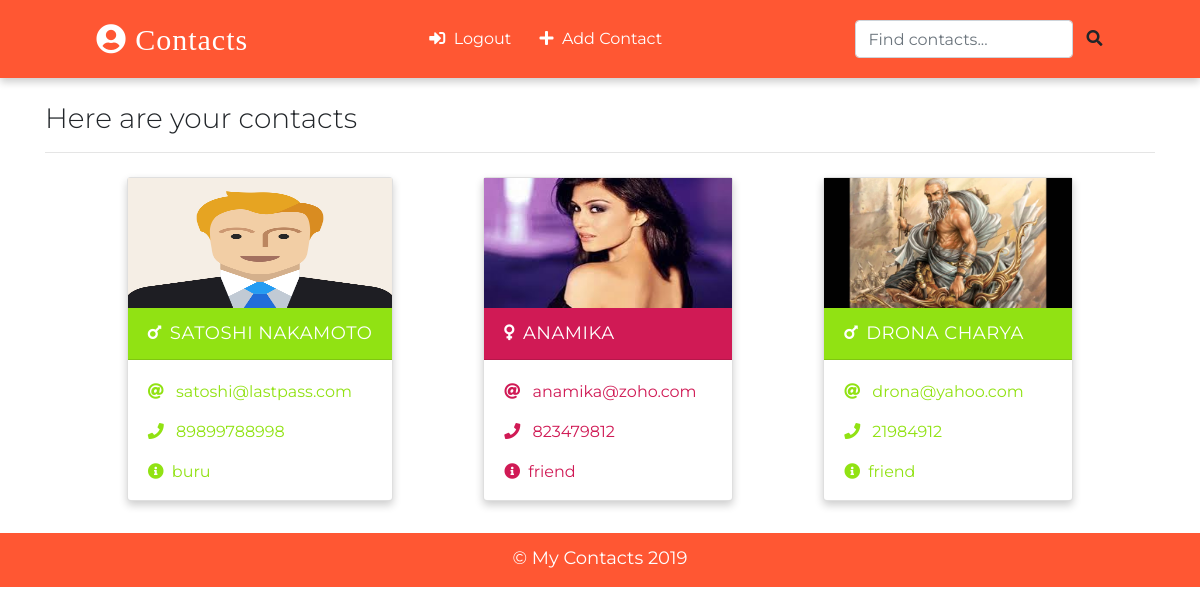
The app's page / (signed in) with its own data.
### app/models.py (models this page shows, shortened)
class Contact(models.Model):
    name = models.CharField(max_length=30)
    phone = models.IntegerField()
    email = models.EmailField(max_length=30)
    gender = models.CharField(max_length=10, choices=(
        ('male', 'Male'),
        ('female', 'Female')
    ))
    image = models.ImageField(upload_to='images/', blank=True)
    info = models.CharField(max_length=30)
    date_added = models.DateField(auto_now_add=True)
    class Meta:
        ordering = ['-id']

### app/views.py (the view)
# urls.py: path('', views.HomePageView.as_view(), name='home'),
class HomePageView(LoginRequiredMixin, ListView):
    template_name = 'index.html'
    model = Contact
    context_object_name = 'contacts'

### templates/index.html (shortened to what this page needs)
{% extends "base.html" %}
{% load static %}
{% block content %}
  <div class="container">
    <h3 class="heading font-weight-light">Here are your contacts</h3>
    <hr />
  </div>
  <div class="container main-part">
    {% if contacts %}
      {% for contact in contacts %}
        {% include 'partials/_card.html' %}
      {% endfor %}
    {% else %}
        <p> No Contacts to display </p>
    {% endif %}
  </div>
{% endblock content %}

### templates/partials/_card.html
{% load static %}
{% if contact.gender == 'male' %}
      <div class="card my-2 mx-2 boy-card">
        <img src="{% if contact.image %}
            {{contact.image.url}}
          {% else %}
            {% static 'images/boy.png' %}
          {% endif %}" class="img-fluid" />
        <div class="card-header">
          <a href="{% url 'detail' contact.id %}" class="text-white header-link"
            ><i class="fas fa-mars mr-2"></i>{{contact.name}}</a
          >
        </div>
        <div class="card-body pb-0">
          <p>
            <i class="fas fa-at mr-2"></i>
            <a href="mailto:{{contact.email}}">{{contact.email}}</a>
          </p>
          <p>
            <i class="fas fa-phone mr-2"></i>
            <a href="tel:{{contact.phone}}">{{contact.phone}}</a>
          </p>
          <p><i class="fas fa-info-circle mr-2"></i>{{contact.info}}</p>
        </div>
      </div>
      {% else %}
      <div class="card my-2 mx-2 girl-card">
        <img src="{% if contact.image %}
            {{contact.image.url}}
          {% else %}
            {% static 'images/girl.png' %}
          {% endif %}" class="img-fluid" />
        <div class="card-header">
          <a href="{% url 'detail' contact.id %}" class="text-white header-link"
            ><i class="fas fa-venus mr-2"></i>{{contact.name}}</a
          >
        </div>
        <div class="card-body pb-0">
          <p>
            <i class="fas fa-at mr-2"></i>
            <a href="mailto:{{contact.email}}">{{contact.email}}</a>
          </p>
          <p>
            <i class="fas fa-phone mr-2"></i>
            <a href="tel:{{contact.phone}}">{{contact.phone}}</a>
          </p>
          <p><i class="fas fa-info-circle mr-2"></i>{{contact.info}}</p>
        </div>
      </div>
    {% endif %}

### static/css/main.css (style rules this page uses)
:root { --back: #FF5733; --girl: #D01A55; --boy: #91E213; }
body { font-family: 'Montserrat', sans-serif; }
.card { box-shadow: 0 4px 8px 0 rgba(0, 0, 0, 0.2); transition: 0.3s; min-width: 250px; box-sizing: border-box; }
img { height: 130px !important; }
.card-header { font-size: 18px; letter-spacing: 0.5px; text-transform: uppercase; }
.boy-card .card-header { background-color: var(--boy); }
.boy-card .card-body, .boy-card .card-body p a { color: var(--boy); }
.girl-card .card-header { background-color: var(--girl); }
.girl-card .card-body, .girl-card .card-body p a { color: var(--girl); }
.card-body p { cursor: pointer; }
.main-part { display: flex; flex-wrap: wrap; justify-content: space-evenly; }

### records on screen
Contact: name "SATOSHI NAKAMOTO", email "satoshi@lastpass.com", phone "89899788998", info "buru"
Contact: image (picture), name "ANAMIKA", email "anamika@zoho.com", phone "823479812", info "friend"
Contact: image (picture), name "DRONA CHARYA", email "drona@yahoo.com", phone "21984912", info "friend"
